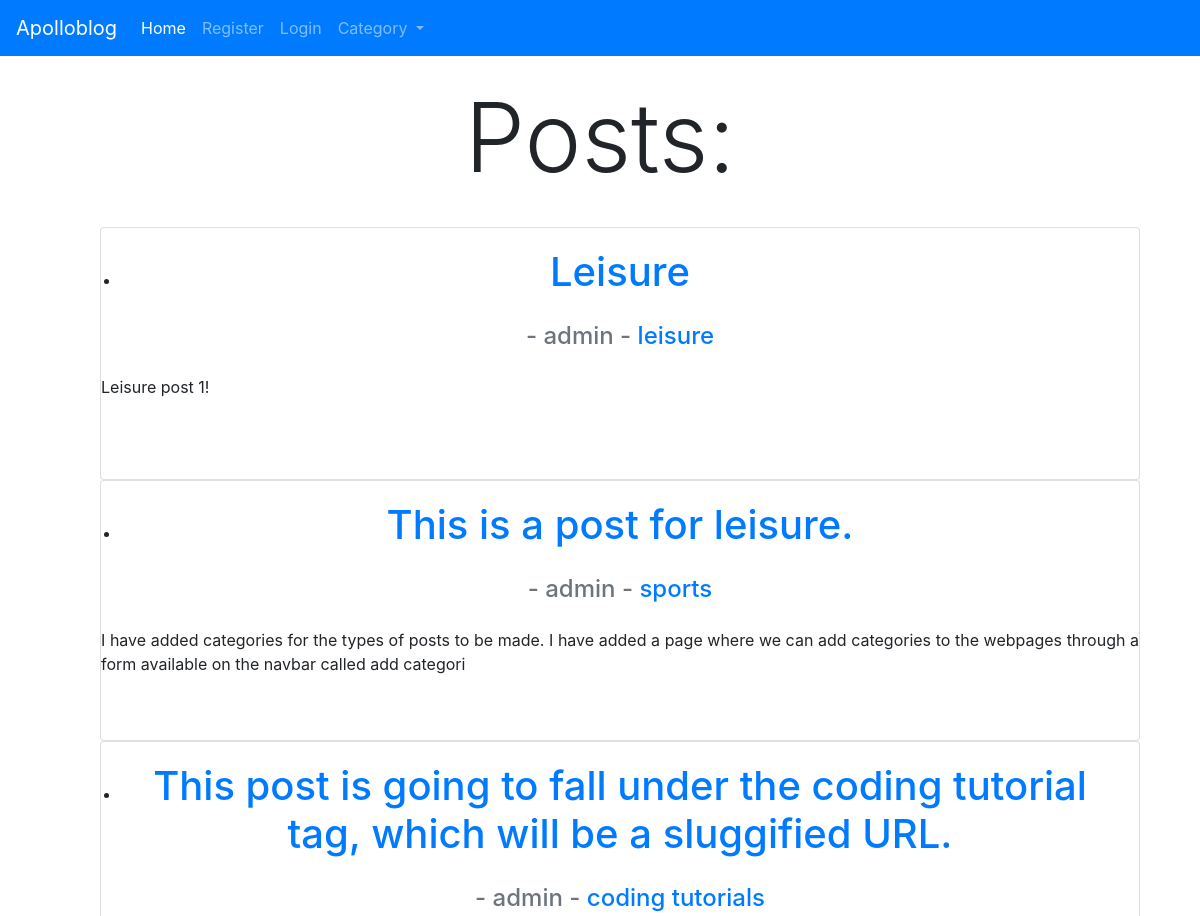
/ (upper part), run on an earlier commit of the app's database.
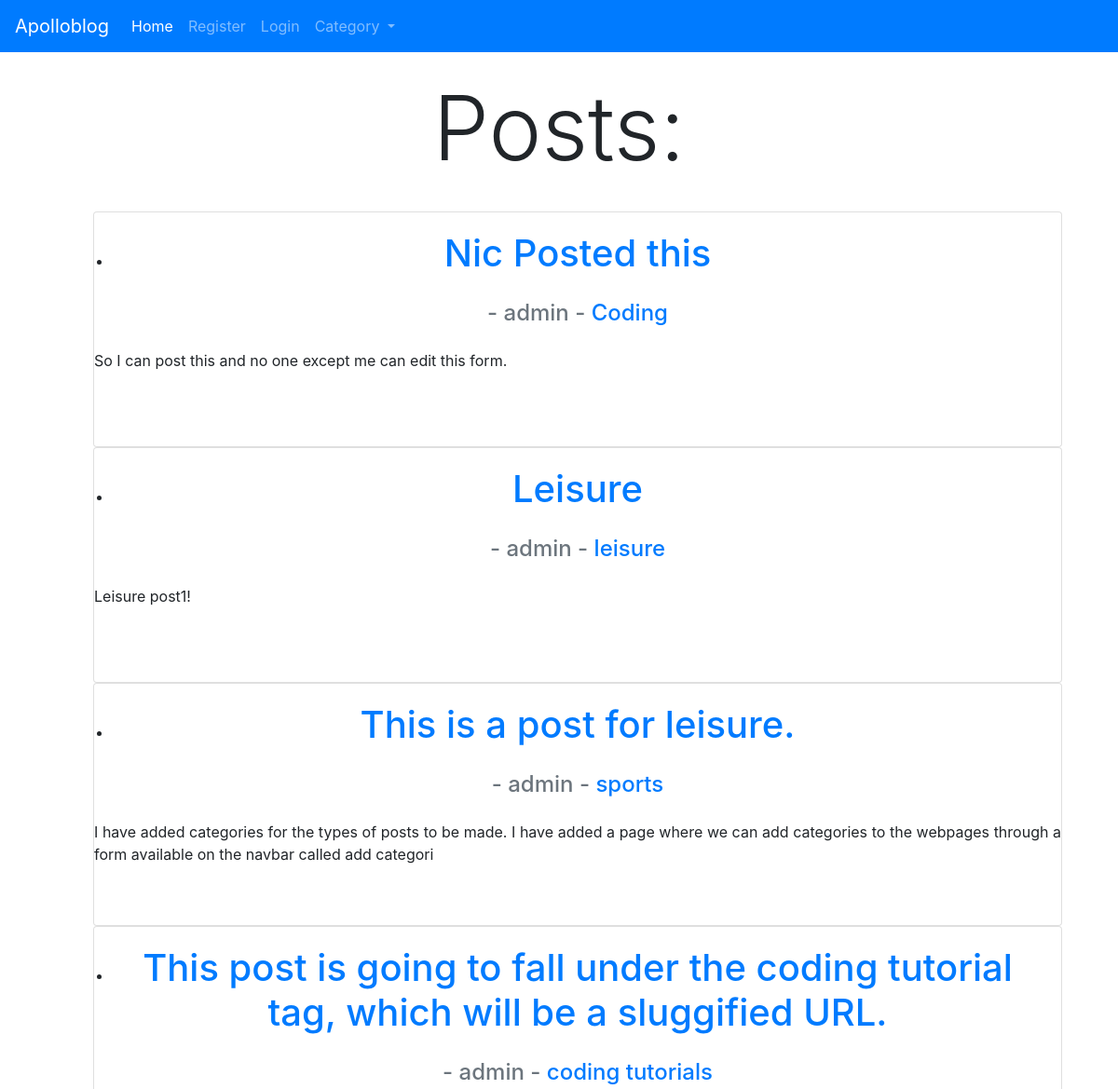
And on a later commit of the database.
### blogroot/models.py (models this page shows, shortened)
class Post(models.Model):
	title = models.CharField(max_length=255) #max char length
	title_tag = models.CharField(max_length=255)
	author = models.ForeignKey(User, null=True, on_delete=models.CASCADE)
	body = models.TextField() #input field for text
	name = "Apollo Blog"
	post_date = models.DateField(auto_now_add = True)
	category = models.CharField(max_length=255, default='development')
	likes = models.ManyToManyField(User, related_name='blog_posts')

### blogroot/views.py (the view)
# urls.py: path('', HomeView.as_view(), name='home'),
class HomeView(ListView): # pass in ListView
	model = Post #so our post will appear as a list on homepage
	template_name = 'home.html' #home.html template already created
	ordering = ['-post_date']
	def get_context_data(self, *args, **kwargs):
		cat_menu = Category.objects.all()
		context = super(HomeView, self).get_context_data(*args, **kwargs)
		context["cat_menu"] = cat_menu
		return context

### blogroot/models.py (called while the page is built)
	def __str__(self):
		return self.name

### blogroot/templates/home.html (shortened to what this page needs)
{% extends 'base.html' %}
{% block content %}
<body>
<div class="container-fluid">
<h1 class="display-1"align= center>Posts:</h1> <br />
<ul>
{% for post in object_list %}
<div class="card" align= center>
	<div class="card-body"align= center>
		<li><a  href="{% url 'article_detail' post.pk %}">
		<h1 class="card-title" align= center>{{ post.title }}</h1></a>
</div>
	 	<h4 class="card-subtitle mb-2 text-muted" align= center> - {{ post.author.username }} - <a href="{% url 'category' post.category|slugify %}"> {{ post.category }} </a></h4>
	 	<p class ="card-text" align= center> {{ post.body | slice:":200"|safe }} </p> <br />
	 </small>  <br />
</div>
{% endfor %}
</ul>
{% endblock %}

What changed in the data, as far as the page shows it:
added Post: title "Nic Posted this", author.username "admin", category "Coding", body "So I can post this and no one except me can edit this form."
changed Post "Leisure": body "Leisure post 1!" → "Leisure post1!"
